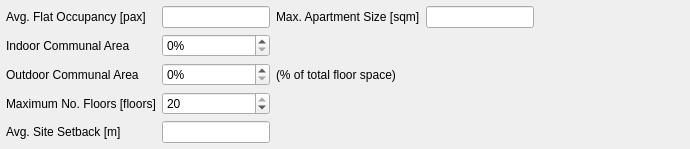
                   <widget class="QWidget" name="widget_7" native="true">
                    <property name="minimumSize">
                     <size>
                      <width>0</width>
                      <height>0</height>
                     </size>
                    </property>
                    <layout class="QGridLayout" name="gridLayout_9">
                     <property name="leftMargin">
                      <number>6</number>
                     </property>
                     <property name="topMargin">
                      <number>6</number>
                     </property>
                     <property name="rightMargin">
                      <number>6</number>
                     </property>
                     <property name="bottomMargin">
                      <number>6</number>
                     </property>
                     <item row="0" column="2">
                      <widget class="QLineEdit" name="occup_flat_avg_box">
                       <property name="text">
                        <string/>
                       </property>
                      </widget>
                     </item>
                     <item row="8" column="2">
                      <widget class="QLineEdit" name="setback_HDR_avg_box">
                       <property name="text">
                        <string/>
                       </property>
                      </widget>
                     </item>
                     <item row="8" column="1">
                      <widget class="QLabel" name="setback_HDR_avg_lbl">
                       <property name="text">
                        <string>Avg. Site Setback [m]</string>
                       </property>
                      </widget>
                     </item>
                     <item row="0" column="1">
                      <widget class="QLabel" name="occup_flat_avg_lbl">
                       <property name="text">
                        <string>Avg. Flat Occupancy [pax]</string>
                       </property>
                      </widget>
                     </item>
                     <item row="0" column="3">
                      <widget class="QLabel" name="flat_area_max_lbl">
                       <property name="text">
                        <string>Max. Apartment Size [sqm]</string>
                       </property>
                      </widget>
                     </item>
                     <item row="0" column="4">
                      <widget class="QLineEdit" name="flat_area_max_box">
                       <property name="text">
                        <string/>
                       </property>
                      </widget>
                     </item>
                     <item row="6" column="2">
                      <widget class="QSpinBox" name="aptbldg_floors">
                       <property name="suffix">
                        <string/>
                       </property>
                       <property name="maximum">
                        <number>20</number>
                       </property>
                       <property name="value">
                        <number>20</number>
                       </property>
                      </widget>
                     </item>
                     <item row="6" column="1">
                      <widget class="QLabel" name="floor_num_max_lbl_2">
                       <property name="text">
                        <string>Maximum No. Floors [floors]</string>
                       </property>
                      </widget>
                     </item>
                     <item row="2" column="1">
                      <widget class="QLabel" name="commspace_indoor_lbl">
                       <property name="text">
                        <string>Indoor Communal Area</string>
                       </property>
                      </widget>
                     </item>
                     <item row="2" column="2">
                      <widget class="QSpinBox" name="indoor_com_spin">
                       <property name="suffix">
                        <string>%</string>
                       </property>
                       <property name="maximum">
                        <number>100</number>
                       </property>
                      </widget>
                     </item>
                     <item row="3" column="1">
                      <widget class="QLabel" name="commspace_outdoor_lbl">
                       <property name="text">
                        <string>Outdoor Communal Area</string>
                       </property>
                      </widget>
                     </item>
                     <item row="3" column="2">
                      <widget class="QSpinBox" name="outdoor_com_spin">
                       <property name="suffix">
                        <string>%</string>
                       </property>
                       <property name="maximum">
                        <number>100</number>
                       </property>
                       <property name="value">
                        <number>0</number>
                       </property>
                      </widget>
                     </item>
                     <item row="3" column="3">
                      <widget class="QLabel" name="comspace_lbl">
                       <property name="text">
                        <string>(% of total floor space)</string>
                       </property>
                      </widget>
                     </item>
                     <item row="0" column="5">
                      <spacer name="horizontalSpacer_18">
                       <property name="orientation">
                        <enum>Qt::Horizontal</enum>
                       </property>
                       <property name="sizeHint" stdset="0">
                        <size>
                         <width>150</width>
                         <height>20</height>
                        </size>
                       </property>
                      </spacer>
                     </item>
                    </layout>
                   </widget>
